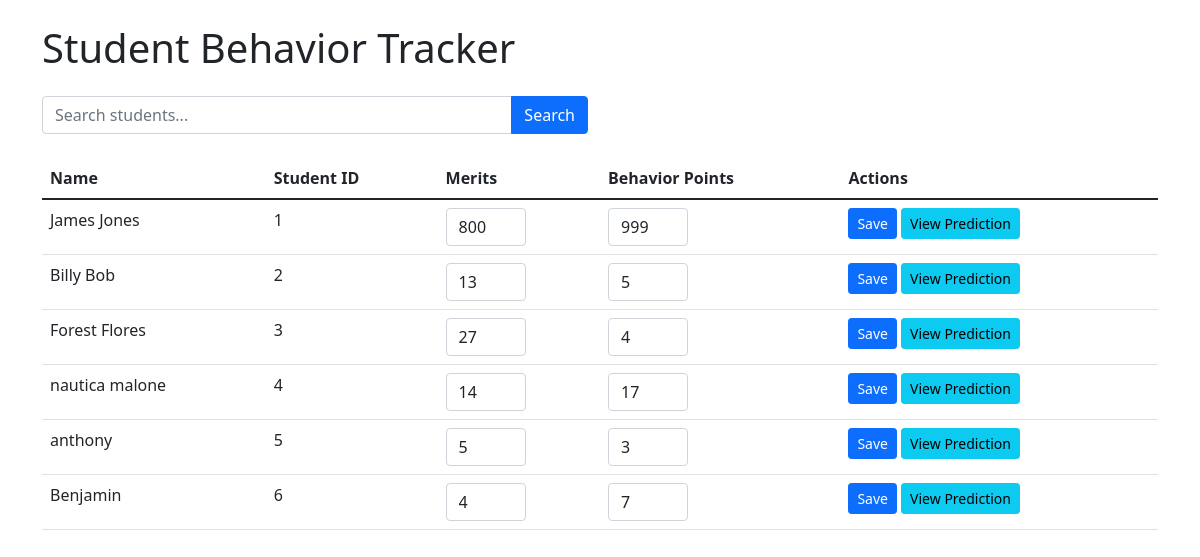
The page / on the database its author committed.
### app/models.py (models this page shows, shortened)
class Student(models.Model):
    name = models.CharField(max_length=100)
    student_id = models.CharField(max_length=20, unique=True)
    behaviour_points = models.IntegerField(default=0)
    merits = models.IntegerField(default=0)

### app/views.py (the view)
# urls.py: path('', views.home, name='home'),
@ensure_csrf_cookie
def home(request):
    query = request.GET.get('search', '')
    if query:
        students = Student.objects.filter(
            Q(name__icontains=query) | Q(student_id__icontains=query)
        )
    else:
        students = Student.objects.all()
    context = {
        'students': students,
        'search_query': query
    }
    return render(request, 'home.html', context)

### app/templates/home.html (shortened to what this page needs)
{% load static %}
<!DOCTYPE html>
<html lang="en">
<head>
    <link href="https://cdn.jsdelivr.net/npm/bootstrap@5.1.3/dist/css/bootstrap.min.css" rel="stylesheet">
</head>
<body>
    <div class="container mt-4">
        <h1 class="mb-4">Student Behavior Tracker</h1>
        <div class="row mb-4">
            <div class="col-md-6">
                <form method="get">
                    <div class="input-group">
                        <input type="text" class="form-control" name="search" placeholder="Search students..." value="{{ search_query }}">
                        <button class="btn btn-primary" type="submit">Search</button>
                    </div>
                </form>
            </div>
        </div>
        <div class="table-responsive">
            <table class="table">
                <thead>
                    <tr>
                        <th>Name</th>
                        <th>Student ID</th>
                        <th>Merits</th>
                        <th>Behavior Points</th>
                        <th>Actions</th>
                    </tr>
                </thead>
                <tbody>
                    {% for student in students %}
                    <tr class="student-row" data-student-id="{{ student.id }}">
                        <td>{{ student.name }}</td>
                        <td>{{ student.student_id }}</td>
                        <td>
                            <input type="number" class="form-control behavior-input merit-input"
                                   value="{{ student.merits }}" min="0">
                        </td>
                        <td>
                            <input type="number" class="form-control behavior-input behavior-points-input"
                                   value="{{ student.behaviour_points }}" min="0">
                        </td>
                        <td>
                            <button class="btn btn-primary btn-sm save-behavior">Save</button>
                            <button class="btn btn-info btn-sm view-prediction">View Prediction</button>
                        </td>
                    </tr>
                    {% endfor %}
                </tbody>
            </table>
        </div>
    </div>
</body>
</html>

### app/templates/home.html (style rules this page uses)
.behavior-input { width: 80px; }

### rows shown on the page
Student: name "James Jones", student_id "1", merits "800", behaviour_points "999"
Student: name "Billy Bob", student_id "2", merits "13", behaviour_points "5"
Student: name "Forest Flores", student_id "3", merits "27", behaviour_points "4"
Student: name "nautica malone", student_id "4", merits "14", behaviour_points "17"
Student: name "anthony", student_id "5", merits "5", behaviour_points "3"
Student: name "Benjamin", student_id "6", merits "4", behaviour_points "7"
